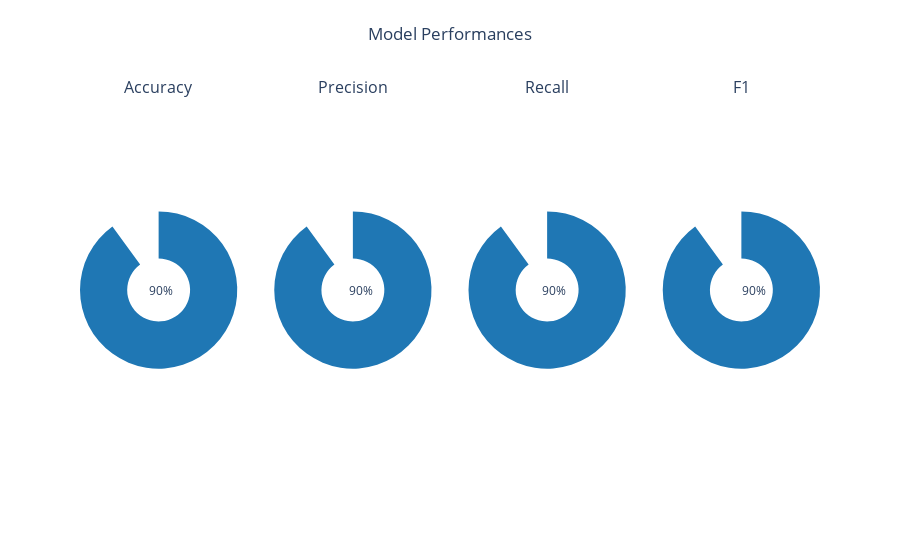

This figure's notebook cell:
### Code cell
fig = make_subplots(rows=1, cols=4, 
                    specs=[[{"type": "pie"}, {"type": "pie"}, {"type": "pie"}, {"type": "pie"}]], 
                    subplot_titles=['Accuracy', 'Precision', 'Recall', 'F1'])

values = [90, 10]
colors = ['rgb(31, 119, 180)', 'rgba(255, 255, 255, 0)']
trace1 = go.Pie(
        labels=['Accuracy', ''],
        values=values,
        hole=0.4,
        marker=dict(colors=colors),
        hoverinfo='none',
        textposition='none',
        name='Accuracy',
    )

trace2 = go.Pie(
        labels=['Accuracy', ''],
        values=values,
        hole=0.4,
        marker=dict(colors=colors),
        hoverinfo='none',
        textposition='none',
        name='Accuracy',
    )

trace3 = go.Pie(
        labels=['Accuracy', ''],
        values=values,
        hole=0.4,
        marker=dict(colors=colors),
        hoverinfo='none',
        textposition='none',
        name='Accuracy',
    )

trace4 = go.Pie(
        labels=['Accuracy', ''],
        values=values,
        hole=0.4,
        marker=dict(colors=colors),
        hoverinfo='none',
        textposition='none',
        name='Accuracy',
    )

fig.add_trace(trace1, row=1, col=1)
fig.add_trace(trace2, row=1, col=2)
fig.add_trace(trace3, row=1, col=3)
fig.add_trace(trace4, row=1, col=4)

fig.add_annotation(
    text=f'{values[0]}%',
    x=0.09, y=0.5,
    showarrow=False,
    font=dict(size=12),
)

fig.add_annotation(
    text=f'{values[0]}%',
    x=0.38, y=0.5,
    showarrow=False,
    font=dict(size=12),
)

fig.add_annotation(
    text=f'{values[0]}%',
    x=0.64, y=0.5,
    showarrow=False,
    font=dict(size=12),
)

fig.add_annotation(
    text=f'{values[0]}%',
    x=0.93, y=0.5,
    showarrow=False,
    font=dict(size=12),
)

fig.update_layout(title_text="Model Performances", showlegend=False, title=dict(x=0.5, y=0.95))

fig.show()

### Figure 1 — Plotly figure (JSON) as saved in the notebook; plotly's stock layout.template omitted (floating-point values rounded to 4 significant figures)
{"data": [{"domain": {"x": [0, 0.2125], "y": [0, 1]}, "hole": 0.4, "hoverinfo": "none", "labels": ["Accuracy", ""], "marker": {"colors": ["rgb(31, 119, 180)", "rgba(255, 255, 255, 0)"]}, "name": "Accuracy", "textposition": "none", "type": "pie", "values": [90, 10]}, {"domain": {"x": [0.2625, 0.475], "y": [0, 1]}, "hole": 0.4, "hoverinfo": "none", "labels": ["Accuracy", ""], "marker": {"colors": ["rgb(31, 119, 180)", "rgba(255, 255, 255, 0)"]}, "name": "Accuracy", "textposition": "none", "type": "pie", "values": [90, 10]}, {"domain": {"x": [0.525, 0.7375], "y": [0, 1]}, "hole": 0.4, "hoverinfo": "none", "labels": ["Accuracy", ""], "marker": {"colors": ["rgb(31, 119, 180)", "rgba(255, 255, 255, 0)"]}, "name": "Accuracy", "textposition": "none", "type": "pie", "values": [90, 10]}, {"domain": {"x": [0.7875, 1], "y": [0, 1]}, "hole": 0.4, "hoverinfo": "none", "labels": ["Accuracy", ""], "marker": {"colors": ["rgb(31, 119, 180)", "rgba(255, 255, 255, 0)"]}, "name": "Accuracy", "textposition": "none", "type": "pie", "values": [90, 10]}], "layout": {"annotations": [{"font": {"size": 16}, "showarrow": false, "text": "Accuracy", "x": 0.1062, "xanchor": "center", "xref": "paper", "y": 1, "yanchor": "bottom", "yref": "paper"}, {"font": {"size": 16}, "showarrow": false, "text": "Precision", "x": 0.3688, "xanchor": "center", "xref": "paper", "y": 1, "yanchor": "bottom", "yref": "paper"}, {"font": {"size": 16}, "showarrow": false, "text": "Recall", "x": 0.6313, "xanchor": "center", "xref": "paper", "y": 1, "yanchor": "bottom", "yref": "paper"}, {"font": {"size": 16}, "showarrow": false, "text": "F1", "x": 0.8938, "xanchor": "center", "xref": "paper", "y": 1, "yanchor": "bottom", "yref": "paper"}, {"font": {"size": 12}, "showarrow": false, "text": "90%", "x": 0.09, "y": 0.5}, {"font": {"size": 12}, "showarrow": false, "text": "90%", "x": 0.38, "y": 0.5}, {"font": {"size": 12}, "showarrow": false, "text": "90%", "x": 0.64, "y": 0.5}, {"font": {"size": 12}, "showarrow": false, "text": "90%", "x": 0.93, "y": 0.5}], "showlegend": false, "title": {"text": "Model Performances", "x": 0.5, "y": 0.95}}}
